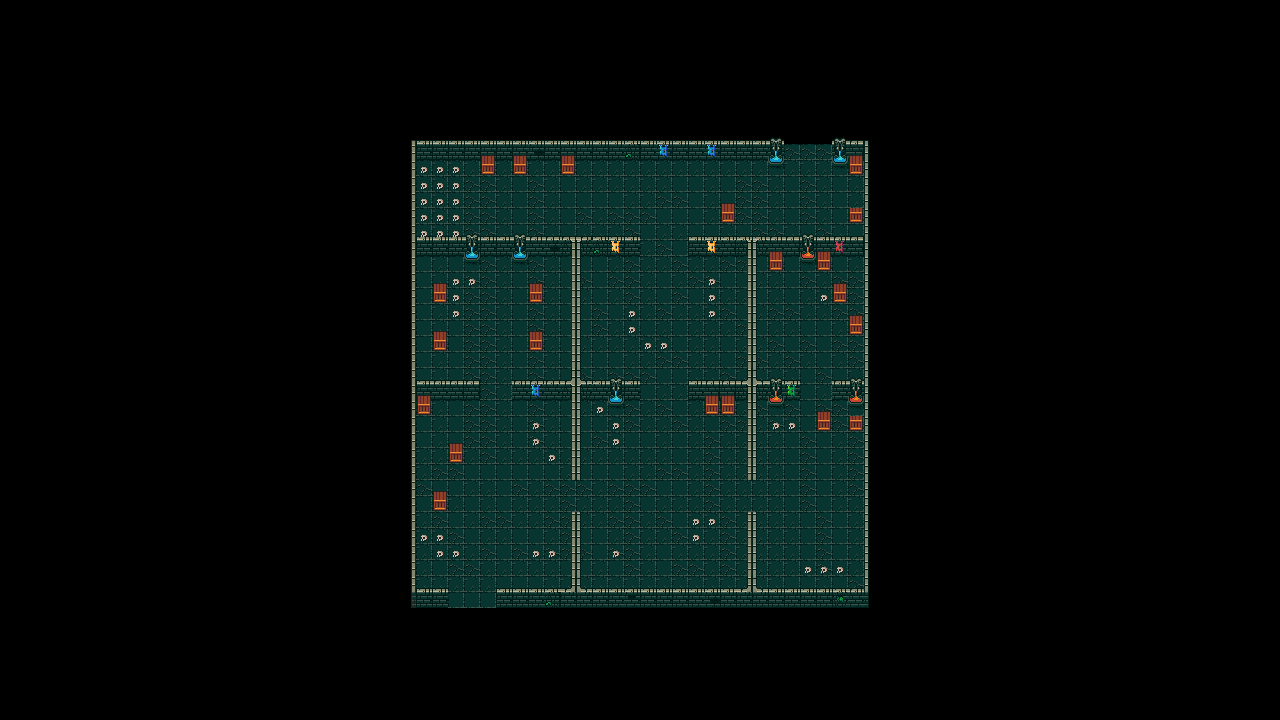

Tiled map render using the project's own tile images. Description and the map definition, with tile-layer contents summarised, below:
An orthogonal 80x45 tile map with 16x16 px tiles, 3 tile layers (floor, wall, decorate), 2 tilesets.

<map version="1.9" tiledversion="1.9.2" orientation="orthogonal" renderorder="right-down" width="80" height="45" tilewidth="16" tileheight="16" infinite="0" nextlayerid="4" nextobjectid="1">
 <tileset firstgid="1" source="omnibo_jungledungeon - copia.tsx" />
 <tileset firstgid="131" source="0x72_DungeonTilesetII_v1.4.tsx" />
 <layer id="1" name="floor" width="80" height="45">
  <data>[3600 cells, 812 non-empty, 3 distinct tile ids]</data>
 </layer>
 <layer id="2" name="wall" width="80" height="45">
  <data>[3600 cells, 316 non-empty, 17 distinct tile ids]</data>
 </layer>
 <layer id="3" name="decorate" width="80" height="45">
  <data>[3600 cells, 127 non-empty, 16 distinct tile ids]</data>
 </layer>
</map>
